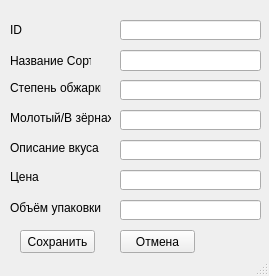
<?xml version="1.0" encoding="UTF-8"?>
<ui version="4.0">
 <class>MainWindow</class>
 <widget class="QMainWindow" name="MainWindow">
  <property name="geometry">
   <rect>
    <x>0</x>
    <y>0</y>
    <width>269</width>
    <height>276</height>
   </rect>
  </property>
  <property name="windowTitle">
   <string>MainWindow</string>
  </property>
  <widget class="QWidget" name="centralwidget">
   <widget class="QLineEdit" name="le_id">
    <property name="geometry">
     <rect>
      <x>120</x>
      <y>20</y>
      <width>141</width>
      <height>20</height>
     </rect>
    </property>
   </widget>
   <widget class="QLineEdit" name="le_names">
    <property name="geometry">
     <rect>
      <x>120</x>
      <y>50</y>
      <width>141</width>
      <height>21</height>
     </rect>
    </property>
   </widget>
   <widget class="QLineEdit" name="le_step">
    <property name="geometry">
     <rect>
      <x>120</x>
      <y>80</y>
      <width>141</width>
      <height>20</height>
     </rect>
    </property>
   </widget>
   <widget class="QLineEdit" name="le_do">
    <property name="geometry">
     <rect>
      <x>120</x>
      <y>110</y>
      <width>141</width>
      <height>20</height>
     </rect>
    </property>
   </widget>
   <widget class="QLineEdit" name="le_des">
    <property name="geometry">
     <rect>
      <x>120</x>
      <y>140</y>
      <width>141</width>
      <height>20</height>
     </rect>
    </property>
   </widget>
   <widget class="QLineEdit" name="le_pri">
    <property name="geometry">
     <rect>
      <x>120</x>
      <y>170</y>
      <width>141</width>
      <height>20</height>
     </rect>
    </property>
   </widget>
   <widget class="QLineEdit" name="le_vol">
    <property name="geometry">
     <rect>
      <x>120</x>
      <y>200</y>
      <width>141</width>
      <height>20</height>
     </rect>
    </property>
   </widget>
   <widget class="QLabel" name="label">
    <property name="geometry">
     <rect>
      <x>10</x>
      <y>20</y>
      <width>51</width>
      <height>20</height>
     </rect>
    </property>
    <property name="text">
     <string>ID</string>
    </property>
   </widget>
   <widget class="QLabel" name="label_2">
    <property name="geometry">
     <rect>
      <x>10</x>
      <y>50</y>
      <width>81</width>
      <height>21</height>
     </rect>
    </property>
    <property name="text">
     <string>Название Сорта</string>
    </property>
   </widget>
   <widget class="QLabel" name="label_3">
    <property name="geometry">
     <rect>
      <x>10</x>
      <y>80</y>
      <width>91</width>
      <height>16</height>
     </rect>
    </property>
    <property name="text">
     <string>Степень обжарки</string>
    </property>
   </widget>
   <widget class="QLabel" name="label_4">
    <property name="geometry">
     <rect>
      <x>10</x>
      <y>110</y>
      <width>101</width>
      <height>16</height>
     </rect>
    </property>
    <property name="text">
     <string>Молотый/В зёрнах</string>
    </property>
   </widget>
   <widget class="QLabel" name="label_5">
    <property name="geometry">
     <rect>
      <x>10</x>
      <y>140</y>
      <width>101</width>
      <height>16</height>
     </rect>
    </property>
    <property name="text">
     <string>Описание вкуса</string>
    </property>
   </widget>
   <widget class="QLabel" name="label_6">
    <property name="geometry">
     <rect>
      <x>10</x>
      <y>170</y>
      <width>47</width>
      <height>13</height>
     </rect>
    </property>
    <property name="text">
     <string>Цена</string>
    </property>
   </widget>
   <widget class="QLabel" name="label_7">
    <property name="geometry">
     <rect>
      <x>10</x>
      <y>200</y>
      <width>101</width>
      <height>16</height>
     </rect>
    </property>
    <property name="text">
     <string>Объём упаковки</string>
    </property>
   </widget>
   <widget class="QPushButton" name="save">
    <property name="geometry">
     <rect>
      <x>20</x>
      <y>230</y>
      <width>75</width>
      <height>23</height>
     </rect>
    </property>
    <property name="text">
     <string>Сохранить</string>
    </property>
   </widget>
   <widget class="QPushButton" name="cancel">
    <property name="geometry">
     <rect>
      <x>120</x>
      <y>230</y>
      <width>75</width>
      <height>23</height>
     </rect>
    </property>
    <property name="text">
     <string>Отмена</string>
    </property>
   </widget>
  </widget>
  <widget class="QStatusBar" name="statusbar"/>
 </widget>
 <resources/>
 <connections/>
</ui>
